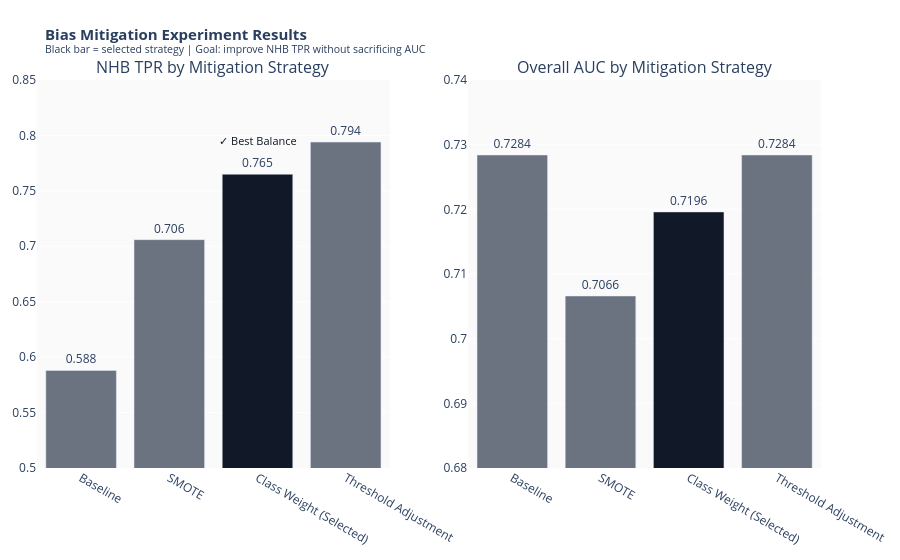

The cell this chart's notebook holds for it:
### Markdown cell above
### Panel 4 — Mitigation Results

### Code cell
# Panel 4 — Bias Mitigation Results (NHB TPR before/after)
strategies = ['Baseline', 'SMOTE', 'Class Weight\n(Selected)', 'Threshold Adjustment']
nhb_tpr = [0.588, 0.706, 0.765, 0.794]
overall_auc = [0.7284, 0.7066, 0.7196, 0.7284]
bar_colors = ['#6B7280', '#6B7280', '#111827', '#6B7280']

fig4 = make_subplots(
    rows=1, cols=2,
    subplot_titles=('NHB TPR by Mitigation Strategy', 
                    'Overall AUC by Mitigation Strategy')
)

fig4.add_trace(go.Bar(
    x=strategies,
    y=nhb_tpr,
    marker_color=bar_colors,
    text=[f'{v:.3f}' for v in nhb_tpr],
    textposition='outside',
    name='NHB TPR'
), row=1, col=1)

fig4.add_trace(go.Bar(
    x=strategies,
    y=overall_auc,
    marker_color=bar_colors,
    text=[f'{v:.4f}' for v in overall_auc],
    textposition='outside',
    name='Overall AUC'
), row=1, col=2)

# Annotation for selected strategy
fig4.add_annotation(
    x='Class Weight\n(Selected)', y=0.795,
    text='✓ Best Balance',
    showarrow=False,
    font=dict(color='#111827', size=11),
    row=1, col=1
)

fig4.update_layout(
    title=dict(
        text='<b>Bias Mitigation Experiment Results</b><br>'
             '<sup>Black bar = selected strategy | Goal: improve NHB TPR without sacrificing AUC</sup>',
        font=dict(size=15)
    ),
    showlegend=False,
    height=420,
    margin=dict(l=20, r=20, t=80, b=20),
    plot_bgcolor='#FAFAFA'
)

fig4.update_yaxes(range=[0.5, 0.85], row=1, col=1)
fig4.update_yaxes(range=[0.68, 0.74], row=1, col=2)

fig4.show()

### Figure 1 — Plotly figure (JSON) as saved in the notebook; plotly's stock layout.template omitted (floating-point values rounded to 4 significant figures)
{"data": [{"marker": {"color": ["#6B7280", "#6B7280", "#111827", "#6B7280"]}, "name": "NHB TPR", "text": ["0.588", "0.706", "0.765", "0.794"], "textposition": "outside", "type": "bar", "x": ["Baseline", "SMOTE", "Class Weight\n(Selected)", "Threshold Adjustment"], "xaxis": "x", "y": [0.588, 0.706, 0.765, 0.794], "yaxis": "y"}, {"marker": {"color": ["#6B7280", "#6B7280", "#111827", "#6B7280"]}, "name": "Overall AUC", "text": ["0.7284", "0.7066", "0.7196", "0.7284"], "textposition": "outside", "type": "bar", "x": ["Baseline", "SMOTE", "Class Weight\n(Selected)", "Threshold Adjustment"], "xaxis": "x2", "y": [0.7284, 0.7066, 0.7196, 0.7284], "yaxis": "y2"}], "layout": {"annotations": [{"font": {"size": 16}, "showarrow": false, "text": "NHB TPR by Mitigation Strategy", "x": 0.225, "xanchor": "center", "xref": "paper", "y": 1, "yanchor": "bottom", "yref": "paper"}, {"font": {"size": 16}, "showarrow": false, "text": "Overall AUC by Mitigation Strategy", "x": 0.775, "xanchor": "center", "xref": "paper", "y": 1, "yanchor": "bottom", "yref": "paper"}, {"font": {"color": "#111827", "size": 11}, "showarrow": false, "text": "✓ Best Balance", "x": "Class Weight\n(Selected)", "xref": "x", "y": 0.795, "yref": "y"}], "autosize": true, "margin": {"b": 20, "l": 20, "r": 20, "t": 80}, "plot_bgcolor": "#FAFAFA", "showlegend": false, "title": {"font": {"size": 15}, "text": "<b>Bias Mitigation Experiment Results</b><br><sup>Black bar = selected strategy | Goal: improve NHB TPR without sacrificing AUC</sup>"}, "xaxis": {"anchor": "y", "autorange": true, "domain": [0, 0.45], "range": [-0.5, 3.5], "type": "category"}, "xaxis2": {"anchor": "y2", "autorange": true, "domain": [0.55, 1], "range": [-0.5, 3.5], "type": "category"}, "yaxis": {"anchor": "x", "domain": [0, 1], "range": [0.5, 0.85], "type": "linear"}, "yaxis2": {"anchor": "x2", "domain": [0, 1], "range": [0.68, 0.74], "type": "linear"}}}
